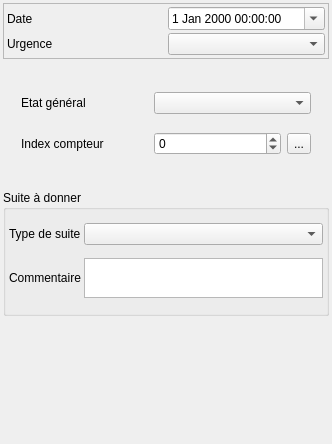
<?xml version="1.0" encoding="UTF-8"?>
<ui version="4.0">
 <class>Form</class>
 <widget class="QWidget" name="Form">
  <property name="geometry">
   <rect>
    <x>0</x>
    <y>0</y>
    <width>332</width>
    <height>444</height>
   </rect>
  </property>
  <property name="windowTitle">
   <string>Form</string>
  </property>
  <layout class="QVBoxLayout" name="verticalLayout">
   <property name="spacing">
    <number>3</number>
   </property>
   <property name="margin">
    <number>3</number>
   </property>
   <item>
    <widget class="QFrame" name="frame">
     <property name="frameShape">
      <enum>QFrame::StyledPanel</enum>
     </property>
     <property name="frameShadow">
      <enum>QFrame::Raised</enum>
     </property>
     <layout class="QGridLayout" name="gridLayout_3">
      <property name="margin">
       <number>3</number>
      </property>
      <property name="spacing">
       <number>3</number>
      </property>
      <item row="0" column="0">
       <widget class="QLabel" name="label">
        <property name="text">
         <string>Date</string>
        </property>
       </widget>
      </item>
      <item row="1" column="0">
       <widget class="QLabel" name="label_5">
        <property name="text">
         <string>Urgence</string>
        </property>
       </widget>
      </item>
      <item row="1" column="1">
       <widget class="QComboBox" name="comboBox_urgence"/>
      </item>
      <item row="0" column="1">
       <widget class="QDateTimeEdit" name="dateTimeEdit">
        <property name="calendarPopup">
         <bool>true</bool>
        </property>
       </widget>
      </item>
     </layout>
    </widget>
   </item>
   <item>
    <widget class="QStackedWidget" name="stackedWidget">
     <property name="currentIndex">
      <number>2</number>
     </property>
     <widget class="QWidget" name="page">
      <layout class="QGridLayout" name="gridLayout" columnstretch="1,5,1">
       <property name="margin">
        <number>3</number>
       </property>
       <property name="spacing">
        <number>3</number>
       </property>
       <item row="5" column="0">
        <widget class="QLabel" name="label_6">
         <property name="text">
          <string>Evolution</string>
         </property>
        </widget>
       </item>
       <item row="1" column="0">
        <widget class="QLabel" name="label_2">
         <property name="text">
          <string>Nombre</string>
         </property>
        </widget>
       </item>
       <item row="1" column="1">
        <widget class="QSpinBox" name="spinBox_nombre">
         <property name="minimum">
          <number>-1</number>
         </property>
         <property name="maximum">
          <number>999999</number>
         </property>
        </widget>
       </item>
       <item row="3" column="0">
        <widget class="QLabel" name="label_7">
         <property name="text">
          <string>Commentaire</string>
         </property>
        </widget>
       </item>
       <item row="1" column="2">
        <widget class="QToolButton" name="toolButton_calc_nb">
         <property name="text">
          <string/>
         </property>
         <property name="icon">
          <iconset>
           <normaloff>:/plugins/Lamia/icons/numpad.png</normaloff>:/plugins/Lamia/icons/numpad.png</iconset>
         </property>
        </widget>
       </item>
       <item row="3" column="1" colspan="2">
        <widget class="QTextEdit" name="textEdit_comm">
         <property name="sizePolicy">
          <sizepolicy hsizetype="Expanding" vsizetype="Expanding">
           <horstretch>0</horstretch>
           <verstretch>0</verstretch>
          </sizepolicy>
         </property>
         <property name="maximumSize">
          <size>
           <width>16777215</width>
           <height>40</height>
          </size>
         </property>
        </widget>
       </item>
       <item row="5" column="1" colspan="2">
        <widget class="QTextEdit" name="textEdit_evolution">
         <property name="sizePolicy">
          <sizepolicy hsizetype="Expanding" vsizetype="Expanding">
           <horstretch>0</horstretch>
           <verstretch>0</verstretch>
          </sizepolicy>
         </property>
         <property name="maximumSize">
          <size>
           <width>16777215</width>
           <height>40</height>
          </size>
         </property>
        </widget>
       </item>
      </layout>
     </widget>
     <widget class="QWidget" name="page_2">
      <layout class="QVBoxLayout" name="verticalLayout_3">
       <property name="spacing">
        <number>3</number>
       </property>
       <property name="margin">
        <number>3</number>
       </property>
       <item>
        <widget class="QStackedWidget" name="stackedWidget_3">
         <property name="currentIndex">
          <number>0</number>
         </property>
         <widget class="QWidget" name="page_6">
          <layout class="QGridLayout" name="gridLayout_6">
           <item row="0" column="0">
            <widget class="QLabel" name="label_9">
             <property name="text">
              <string>Etat tampon</string>
             </property>
            </widget>
           </item>
           <item row="0" column="1">
            <widget class="QComboBox" name="comboBox_etattampon"/>
           </item>
           <item row="1" column="0">
            <widget class="QLabel" name="label_10">
             <property name="text">
              <string>Etat regard</string>
             </property>
            </widget>
           </item>
           <item row="1" column="1">
            <widget class="QComboBox" name="comboBox_etatregard"/>
           </item>
          </layout>
         </widget>
         <widget class="QWidget" name="page_7"/>
        </widget>
       </item>
      </layout>
     </widget>
     <widget class="QWidget" name="page_3">
      <layout class="QVBoxLayout" name="verticalLayout_2">
       <item>
        <widget class="QStackedWidget" name="stackedWidget_2">
         <property name="currentIndex">
          <number>1</number>
         </property>
         <widget class="QWidget" name="page_4">
          <layout class="QGridLayout" name="gridLayout_2">
           <item row="0" column="0">
            <widget class="QLabel" name="label_3">
             <property name="text">
              <string>Etat général</string>
             </property>
            </widget>
           </item>
           <item row="0" column="1">
            <widget class="QComboBox" name="comboBox_etatgen"/>
           </item>
          </layout>
         </widget>
         <widget class="QWidget" name="page_5">
          <layout class="QGridLayout" name="gridLayout_5">
           <item row="0" column="0">
            <widget class="QLabel" name="label_11">
             <property name="text">
              <string>Etat général</string>
             </property>
             <property name="wordWrap">
              <bool>true</bool>
             </property>
            </widget>
           </item>
           <item row="1" column="0">
            <widget class="QLabel" name="label_12">
             <property name="text">
              <string>Index compteur</string>
             </property>
             <property name="wordWrap">
              <bool>true</bool>
             </property>
            </widget>
           </item>
           <item row="1" column="1">
            <widget class="QSpinBox" name="spinBox_indexcompteur">
             <property name="minimum">
              <number>-1</number>
             </property>
             <property name="maximum">
              <number>999999999</number>
             </property>
            </widget>
           </item>
           <item row="1" column="2">
            <widget class="QToolButton" name="toolButton_indexcompteur">
             <property name="text">
              <string>...</string>
             </property>
            </widget>
           </item>
           <item row="0" column="1" colspan="2">
            <widget class="QComboBox" name="comboBox_etatgen2"/>
           </item>
          </layout>
         </widget>
         <widget class="QWidget" name="page_8"/>
        </widget>
       </item>
      </layout>
     </widget>
    </widget>
   </item>
   <item>
    <widget class="QGroupBox" name="groupBox">
     <property name="title">
      <string>Suite à donner</string>
     </property>
     <layout class="QGridLayout" name="gridLayout_4">
      <property name="margin">
       <number>3</number>
      </property>
      <property name="spacing">
       <number>3</number>
      </property>
      <item row="1" column="0">
       <widget class="QLabel" name="label_8">
        <property name="text">
         <string>Commentaire</string>
        </property>
       </widget>
      </item>
      <item row="0" column="1">
       <widget class="QComboBox" name="comboBox_typesuite"/>
      </item>
      <item row="1" column="1">
       <widget class="QTextEdit" name="textEdit_suite">
        <property name="sizePolicy">
         <sizepolicy hsizetype="Expanding" vsizetype="Expanding">
          <horstretch>0</horstretch>
          <verstretch>0</verstretch>
         </sizepolicy>
        </property>
        <property name="maximumSize">
         <size>
          <width>16777215</width>
          <height>40</height>
         </size>
        </property>
       </widget>
      </item>
      <item row="0" column="0">
       <widget class="QLabel" name="label_4">
        <property name="text">
         <string>Type de suite</string>
        </property>
       </widget>
      </item>
     </layout>
    </widget>
   </item>
   <item>
    <spacer name="verticalSpacer">
     <property name="orientation">
      <enum>Qt::Vertical</enum>
     </property>
     <property name="sizeHint" stdset="0">
      <size>
       <width>20</width>
       <height>40</height>
      </size>
     </property>
    </spacer>
   </item>
  </layout>
 </widget>
 <resources/>
 <connections/>
</ui>
